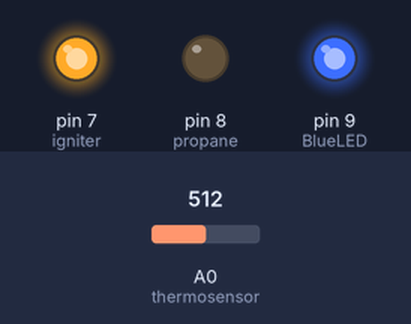
Recording of a sketch running on a simulated Arduino Uno, built with avr-gcc and run on an emulated ATmega328P. Parts: output pins drawn as LEDs (lit = HIGH). Inputs (shaded band) come from the test bench; at power-on: A0 (thermosensor) = 512. What the sketch prints to the serial monitor is not drawn.

Above: at 0.1 s.
At 5.1 s:
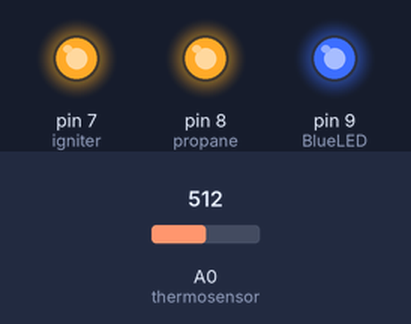
Timing chart, 0 to 6.6 s (numbered marks = the images above):
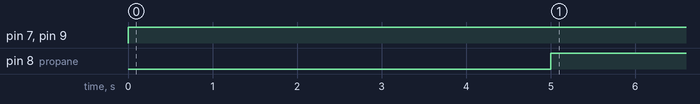

The sketch:

Fire_cooling__safe_on_d_pins.ino
```cpp
/*
  This code turns on the fire when you heat up the thermistor.
  It also turns on LEDs for disgnostics.

*/


int igniter = 7;
int propane = 8;
int BlueLED = 9;
int RedLED = A4;  // actually not used
int thermosensor = A0;
int SetpointCool = 24;
int SetpointHeat = 20;
boolean FireOn = false;

// the setup routine runs once when you press reset:
void setup() {
  // initialize the digital pin as an output.
  Serial.begin(115200);

  pinMode(igniter, OUTPUT);
  pinMode(propane, OUTPUT);
  pinMode(BlueLED, OUTPUT);
}


void loop() {
  //read serial for setpoint change:
   if (Serial.available()) {
        /* read the most recent byte */
        SetpointCool = Serial.parseInt();
       }
  //done reading for setpoint change


    //read & print temperature:
    // read the input on analog pin 0:
    int sensorValue = analogRead(thermosensor);
    // Convert the analog reading (which goes from 0 - 1023) to a voltage (0 - 5V):
    float voltage = sensorValue * (5.0 / 1023.0);
    float temperatureC = (voltage - 0.5) * 100 ;  //converting from 10 mv per degree wit 500 mV offset

    // print out the value you read:
    Serial.print("Temperature: ");  Serial.print(temperatureC);
    Serial.print("      SetpointCool: ");  Serial.print(SetpointCool);
    Serial.print("      SetpointHeat: ");  Serial.print(SetpointHeat);
    Serial.print("      FireOn: ");  Serial.print(FireOn);
    Serial.print('\n');
    //done reading & displaying temperature


    //set fire if it's warm,
    //light up red LED for heating & blue LED for cooling:
    if(temperatureC > SetpointCool) {
          digitalWrite(BlueLED, HIGH);   // turn the blue LED on
          digitalWrite(RedLED, LOW);

          //turn fire on!
          if(FireOn == false) {
             digitalWrite(igniter, HIGH);    // turn on igniter
             delay(5000);                     // wait for igniter to heat up
             digitalWrite(propane, HIGH);    // turn on propane
             delay(100);                    //blow fire for a second before resetting
             FireOn = true;
            }
            else{}

         }
       else {
              if(temperatureC < SetpointHeat) {
                   digitalWrite(RedLED, HIGH);   // turn the red LED on
                   digitalWrite(BlueLED, LOW);

                   //Turn off fire
                   digitalWrite(igniter, LOW);  // turn off igniter
                   digitalWrite(propane, LOW);  //turn off propane
                   FireOn = false;
                  }

                else {
                       digitalWrite(RedLED, LOW);
                       digitalWrite(BlueLED, LOW);

                       //Turn off fire
                       digitalWrite(igniter, LOW);  // turn off igniter
                       digitalWrite(propane, LOW);  //turn off propane
                       FireOn = false;
                      }
           }


  //delay(100);               // wait for a tad
}
```

Measured:
- by itself, pin 7 (igniter), pin 9 (BlueLED): LOW → HIGH at 0.00 s
- by itself, pin 8 (propane): LOW → HIGH at 5.0 s
